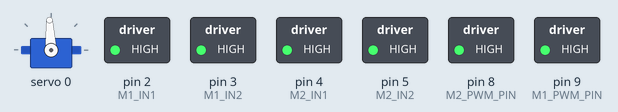
Simulated run of this sketch. Board: Arduino Leonardo, built with avr-gcc and run on an emulated ATmega32U4. Parts: servo, switched loads named in the sketch (green lamp = pin HIGH). What the sketch prints to the serial monitor is not drawn.

Above: at 0.1 s.
Timing chart, 0 to 1.6 s (numbered marks = the images above):
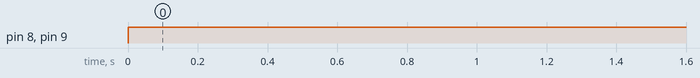

The sketch:

bmduino_car_control_v1_bm_gpio.ino
```cpp
// BMduino 車輛控制韌體 — 版本1（BM GPIO 方向 + 單級 74LS14 反相緩衝）
// 對應 protocol.md v0.1 + wiring_plan.md 第6節版本1。
// 已實機驗證可動（正反轉、0~80% 調速、servo 同步動作都正常）。
// 跟版本2（bmduino_car_control/bmduino_car_control.ino）的差別：
// 這版方向腳也是走 BMduino GPIO，經過 74LS14 才變成驅動板要的 5V；
// 版本2 方向腳改走 PCA9685 直接輸出數位 0/1，不需要 74LS14。
//
// 馬達驅動板方向腳（IN1~IN4）、轉速腳（ENA/ENB）都需要接近 5V 的 TTL
// 準位，BMduino GPIO 直接輸出只有 3.3V 吃不到門檻。這裡用 BMduino
// 輸出訊號 → 74LS14（TTL 反相緩衝器，5V 供電）→ 驅動板，
// 用 7414 把訊號整形成乾淨、真正的 5V。
//
// 74LS14 是「反相器」，只用一級的話，BMduino 這邊要送出「跟驅動板端
// 想要的邏輯相反」的值，7414 出來才會是正確的邏輯，韌體裡已經處理好
// 這個反相對應，接線時 74LS14 中間不用再加第二級反相。
//   方向腳：digitalWrite 的 HIGH/LOW 已經是反相後的值
//   轉速腳：實測發現這片 BMduino(HT32核心) 的 D8/D9 用內建
//           analogWrite() 送出來的 PWM 沒有正常作用（驅動板收不到有
//           效訊號，馬達不轉），改成自己用 digitalWrite + micros() 寫
//           軟體 PWM（updateMotorPWM()，1kHz），實測 digitalWrite 在
//           這兩支腳上是正常的，所以繞開 analogWrite 這個問題。
//
// 有一個好處：driveMotor() 遇到 speed==0（煞車、也是失效保護觸發後的
// 預設狀態）時，BMduino 端輸出的是 HIGH/HIGH/duty=0（也就是全部拉高），
// 這樣即使開機瞬間 BMduino 還沒跑到 setup()、GPIO 還沒被驅動之前，只
// 要在 74LS14 每個輸入腳外加一顆上拉電阻到 5V（建議加，避免浮接時
// 7414 輸出不確定），開機的預設狀態就會落在「安全」的煞車/ENA=LOW，
// 不會亂衝。
//
// BMduino 腳位／功能對應（接到 74LS14 輸入端）：
//   D2 → 74LS14 → M1 驅動板 IN1
//   D3 → 74LS14 → M1 驅動板 IN2
//   D4 → 74LS14 → M2 驅動板 IN1(IN3)
//   D5 → 74LS14 → M2 驅動板 IN2(IN4)
//   D9 → 74LS14 → M1 驅動板 ENA（轉速 PWM）
//   D8 → 74LS14 → M2 驅動板 ENB（轉速 PWM）
// 實際接線測試結果：協定裡的 M1（bwl）實際接的是「車體右輪」，
// M2（bwr）實際接的是「車體左輪」，跟命名剛好左右相反，功能上沒有
// 影響，只是命名對調，先記錄下來備查。
// 前輪轉向 servo 維持走 PCA9685 CH0，不受這次改動影響。

#include <Arduino.h>
#include <Wire.h>
#include <Adafruit_PWMServoDriver.h>

#define SerialBM Serial1   // BM_COM1 對應到別的硬體序列埠的話，改這裡就好

Adafruit_PWMServoDriver pwm = Adafruit_PWMServoDriver();

// ---- PCA9685 channel 配置（只剩 servo）----
const uint8_t CH_STEER = 0;

// ---- 馬達轉速 PWM（BMduino 軟體 PWM，經 74LS14 單級反相緩衝）----
const uint8_t M1_PWM_PIN = 9;  // D9 → 74LS14 → M1 ENA
const uint8_t M2_PWM_PIN = 8;  // D8 → 74LS14 → M2 ENB

// ---- 馬達方向 GPIO（經 74LS14 單級反相緩衝）----
const uint8_t M1_IN1 = 2;  // D2 → 74LS14 → M1 驅動板 IN1
const uint8_t M1_IN2 = 3;  // D3 → 74LS14 → M1 驅動板 IN2
const uint8_t M2_IN1 = 4;  // D4 → 74LS14 → M2 驅動板 IN1(IN3)
const uint8_t M2_IN2 = 5;  // D5 → 74LS14 → M2 驅動板 IN2(IN4)

// 實測 servo（TBSK20）datasheet：500~2500us 對應 0~180°，中立點 1500us
const uint16_t STEER_MIN_US = 500;
const uint16_t STEER_MAX_US = 2500;

const uint32_t CMD_TIMEOUT_MS = 500;    // 失效保護：超過這麼久沒收到CMD就煞車
const uint32_t STATUS_PERIOD_MS = 100;  // 狀態回報週期

const uint8_t NUM_SENSORS = 1;  // 目前只有1個佔位感測器，之後要加TOF就把這個數字改大

const uint32_t PWM_PERIOD_US = 1000;  // 軟體 PWM 週期，1000us = 1kHz

// ---- 目前狀態 ----
int steerAngle = 0;  // -90~90，0=直行、負=左轉、正=右轉
int leftSpeed = 0;
int rightSpeed = 0;
uint8_t m1DriverDuty = 0;  // 驅動板端 ENA 實際想要的 duty（0~255，0=關閉）
uint8_t m2DriverDuty = 0;  // 驅動板端 ENB 實際想要的 duty
uint32_t lastCmdMs = 0;
uint32_t lastStatusMs = 0;

// ---- 每個 serial 埠各自的收訊緩衝 ----
struct LinkState {
  Stream* port;
  char buf[80];
  uint8_t len;
  bool active;
  uint32_t byteCount;
};

LinkState linkUSB = { &Serial, {0}, 0, false, 0 };
LinkState linkBM = { &SerialBM, {0}, 0, false, 0 };

void applyCommand(const char* key, int value) {
  if (strcmp(key, "fwa") == 0) {
    steerAngle = constrain(value, -90, 90);  // 0=直行、負=左轉、正=右轉
  } else if (strcmp(key, "bwl") == 0) {
    leftSpeed = constrain(value, -100, 100);
  } else if (strcmp(key, "bwr") == 0) {
    rightSpeed = constrain(value, -100, 100);
  }
}

// speed: -100~100，正=正轉、負=反轉、0=剎車（驅動板端 IN1/IN2 皆 LOW，
// 對應 wiring_plan.md 4.2 控制邏輯表的「剎車(急停)」那一列）。
// 方向腳的 digitalWrite 送出的是「反相後」的值（因為要經過 74LS14
// 反相緩衝），驅動板端實際看到的才會是註解裡寫的邏輯。轉速改成只
// 記錄「驅動板端想要的 duty」，實際 PWM 波形交給 updateMotorPWM()
// 在 loop() 裡持續產生。
void driveMotor(uint8_t in1Pin, uint8_t in2Pin, int speed, uint8_t* driverDutyOut) {
  if (speed == 0) {
    // 想要驅動板端 IN1=LOW, IN2=LOW（煞車）→ BMduino 端送 HIGH, HIGH
    digitalWrite(in1Pin, HIGH);
    digitalWrite(in2Pin, HIGH);
    *driverDutyOut = 0;  // 驅動板端 ENA=0%（關閉）
    return;
  }
  if (speed > 0) {
    // 想要驅動板端 IN1=HIGH, IN2=LOW → BMduino 端送 LOW, HIGH
    digitalWrite(in1Pin, LOW);
    digitalWrite(in2Pin, HIGH);
  } else {
    // 想要驅動板端 IN1=LOW, IN2=HIGH → BMduino 端送 HIGH, LOW
    digitalWrite(in1Pin, HIGH);
    digitalWrite(in2Pin, LOW);
  }
  *driverDutyOut = map(abs(speed), 0, 100, 0, 255);
}

void updateActuators() {
  uint16_t steerUs = map(steerAngle, -90, 90, STEER_MIN_US, STEER_MAX_US);
  pwm.writeMicroseconds(CH_STEER, steerUs);
  driveMotor(M1_IN1, M1_IN2, leftSpeed, &m1DriverDuty);
  driveMotor(M2_IN1, M2_IN2, rightSpeed, &m2DriverDuty);
}

// 軟體 PWM：每次 loop() 都呼叫，靠 micros() 算目前在週期內的相位，
// 決定 BMduino 端這一瞬間該輸出 HIGH 還是 LOW。因為要經過 74LS14
// 反相，驅動板端想要 HIGH（duty 內）的時間，BMduino 端要輸出 LOW。
void updateMotorPWM() {
  uint32_t phase = micros() % PWM_PERIOD_US;
  uint32_t m1OnUs = (uint32_t)m1DriverDuty * PWM_PERIOD_US / 255;
  uint32_t m2OnUs = (uint32_t)m2DriverDuty * PWM_PERIOD_US / 255;
  digitalWrite(M1_PWM_PIN, phase < m1OnUs ? LOW : HIGH);
  digitalWrite(M2_PWM_PIN, phase < m2OnUs ? LOW : HIGH);
}

// 感測器讀值佔位，之後接 TOF 等模組就把這裡換成實際讀取。
// 回傳 -1 代表這個感測器目前無效/未接。
int16_t readSensorMM(uint8_t index) {
  (void)index;
  return -1;
}

void handleFrame(char* frame) {
  char* tok = strtok(frame, ",");
  if (tok == nullptr || strcmp(tok, "CMD") != 0) return;

  while ((tok = strtok(nullptr, ",")) != nullptr) {
    char key[8];
    int value;
    if (sscanf(tok, "%7s %d", key, &value) == 2) {
      applyCommand(key, value);
    }
  }

  lastCmdMs = millis();
  updateActuators();
}

void pollLink(LinkState& ls) {
  while (ls.port->available()) {
    char c = ls.port->read();
    ls.byteCount++;
    if (c == '<') {
      ls.len = 0;
      ls.active = true;
      continue;
    }
    if (!ls.active) continue;
    if (c == '>') {
      ls.buf[ls.len] = '\0';
      handleFrame(ls.buf);
      ls.active = false;
      ls.len = 0;
      continue;
    }
    if (ls.len < sizeof(ls.buf) - 1) {
      ls.buf[ls.len++] = c;
    } else {
      // 緩衝溢位，放棄這個封包重新同步
      ls.active = false;
      ls.len = 0;
    }
  }
}

void sendStatus() {
  char line[80];
  int n = snprintf(line, sizeof(line), "<STA");
  for (uint8_t i = 1; i <= NUM_SENSORS; i++) {
    int16_t d = readSensorMM(i);
    n += snprintf(line + n, sizeof(line) - n, ",S%u %d", i, d);
  }
  // 除錯欄位：直接印出韌體內部算出來的值，確認 CMD -> speed -> duty 這條路有沒有正確運作
  n += snprintf(line + n, sizeof(line) - n, ",dbg_ls %d,dbg_rs %d,dbg_d1 %u,dbg_d2 %u",
                leftSpeed, rightSpeed, m1DriverDuty, m2DriverDuty);
  n += snprintf(line + n, sizeof(line) - n, ">\n");

  Serial.print(line);
  SerialBM.print(line);
}

void setup() {
  Serial.begin(115200);
  SerialBM.begin(115200);

  pinMode(M1_IN1, OUTPUT);
  pinMode(M1_IN2, OUTPUT);
  pinMode(M2_IN1, OUTPUT);
  pinMode(M2_IN2, OUTPUT);
  pinMode(M1_PWM_PIN, OUTPUT);
  pinMode(M2_PWM_PIN, OUTPUT);

  Wire.begin();
  pwm.begin();
  pwm.setPWMFreq(50);

  lastCmdMs = millis();
  updateActuators();
}

void loop() {
  updateMotorPWM();

  pollLink(linkUSB);
  pollLink(linkBM);

  uint32_t now = millis();

  if (now - lastCmdMs > CMD_TIMEOUT_MS) {
    if (leftSpeed != 0 || rightSpeed != 0) {
      leftSpeed = 0;
      rightSpeed = 0;
      updateActuators();
    }
  }

  if (now - lastStatusMs >= STATUS_PERIOD_MS) {
    lastStatusMs = now;
    sendStatus();
  }
}
```

Measured:
- by itself, pin 8 (M2_PWM_PIN), pin 9 (M1_PWM_PIN): LOW → HIGH at 0.00 s
